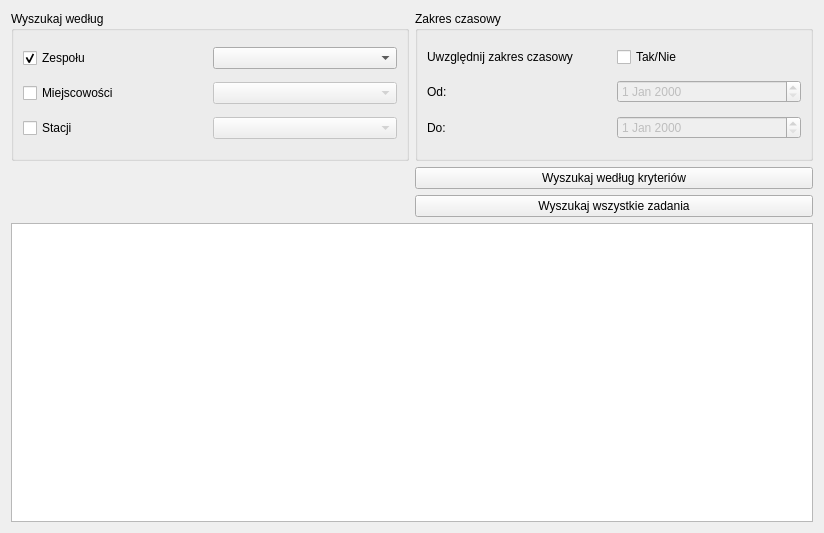
<?xml version="1.0" encoding="UTF-8"?>
<ui version="4.0">
 <class>Zadania</class>
 <widget class="QWidget" name="Zadania">
  <property name="geometry">
   <rect>
    <x>0</x>
    <y>0</y>
    <width>824</width>
    <height>533</height>
   </rect>
  </property>
  <property name="windowTitle">
   <string>Form</string>
  </property>
  <layout class="QHBoxLayout" name="horizontalLayout">
   <item>
    <layout class="QGridLayout" name="gridLayout">
     <item row="0" column="1">
      <widget class="QGroupBox" name="groupBox_2">
       <property name="title">
        <string>Zakres czasowy</string>
       </property>
       <layout class="QHBoxLayout" name="horizontalLayout_3">
        <item>
         <layout class="QGridLayout" name="gridLayout_3">
          <item row="1" column="2">
           <widget class="QDateEdit" name="dateEdit">
            <property name="enabled">
             <bool>false</bool>
            </property>
           </widget>
          </item>
          <item row="1" column="1">
           <widget class="QLabel" name="label_2">
            <property name="text">
             <string>Od:</string>
            </property>
           </widget>
          </item>
          <item row="2" column="1">
           <widget class="QLabel" name="label_3">
            <property name="text">
             <string>Do:</string>
            </property>
           </widget>
          </item>
          <item row="2" column="2">
           <widget class="QDateEdit" name="dateEdit_2">
            <property name="enabled">
             <bool>false</bool>
            </property>
           </widget>
          </item>
          <item row="0" column="1">
           <widget class="QLabel" name="label">
            <property name="text">
             <string>Uwzględnij zakres czasowy</string>
            </property>
           </widget>
          </item>
          <item row="0" column="2">
           <widget class="QCheckBox" name="checkBoxUwzglednijDate">
            <property name="text">
             <string>Tak/Nie</string>
            </property>
           </widget>
          </item>
         </layout>
        </item>
       </layout>
      </widget>
     </item>
     <item row="3" column="1">
      <widget class="QPushButton" name="pushButtonWyszukajPoKryteriach">
       <property name="text">
        <string>Wyszukaj według kryteriów</string>
       </property>
      </widget>
     </item>
     <item row="5" column="0" colspan="2">
      <widget class="QTableWidget" name="tableWidgetZadania"/>
     </item>
     <item row="0" column="0">
      <widget class="QGroupBox" name="groupBox">
       <property name="minimumSize">
        <size>
         <width>0</width>
         <height>150</height>
        </size>
       </property>
       <property name="title">
        <string>Wyszukaj według</string>
       </property>
       <layout class="QHBoxLayout" name="horizontalLayout_2">
        <item>
         <layout class="QGridLayout" name="gridLayout_2">
          <item row="3" column="0">
           <layout class="QHBoxLayout" name="horizontalLayout_6">
            <item>
             <widget class="QCheckBox" name="checkBoxMiejscowosci">
              <property name="text">
               <string>Miejscowości </string>
              </property>
             </widget>
            </item>
            <item>
             <widget class="QComboBox" name="comboBoxMiejscowosci">
              <property name="enabled">
               <bool>false</bool>
              </property>
             </widget>
            </item>
           </layout>
          </item>
          <item row="2" column="0">
           <layout class="QHBoxLayout" name="horizontalLayout_5">
            <item>
             <widget class="QCheckBox" name="checkBoxZespoly">
              <property name="text">
               <string>Zespołu</string>
              </property>
              <property name="checked">
               <bool>true</bool>
              </property>
             </widget>
            </item>
            <item>
             <widget class="QComboBox" name="comboBoxZespoly"/>
            </item>
           </layout>
          </item>
          <item row="4" column="0">
           <layout class="QHBoxLayout" name="horizontalLayout_4">
            <item>
             <widget class="QCheckBox" name="checkBoxStacja">
              <property name="text">
               <string>Stacji</string>
              </property>
             </widget>
            </item>
            <item>
             <widget class="QComboBox" name="comboBoxStacja">
              <property name="enabled">
               <bool>false</bool>
              </property>
             </widget>
            </item>
           </layout>
          </item>
         </layout>
        </item>
       </layout>
      </widget>
     </item>
     <item row="4" column="1">
      <widget class="QPushButton" name="pushButtonWyszukajWszystko">
       <property name="text">
        <string>Wyszukaj wszystkie zadania</string>
       </property>
      </widget>
     </item>
    </layout>
   </item>
  </layout>
 </widget>
 <resources/>
 <connections/>
</ui>
